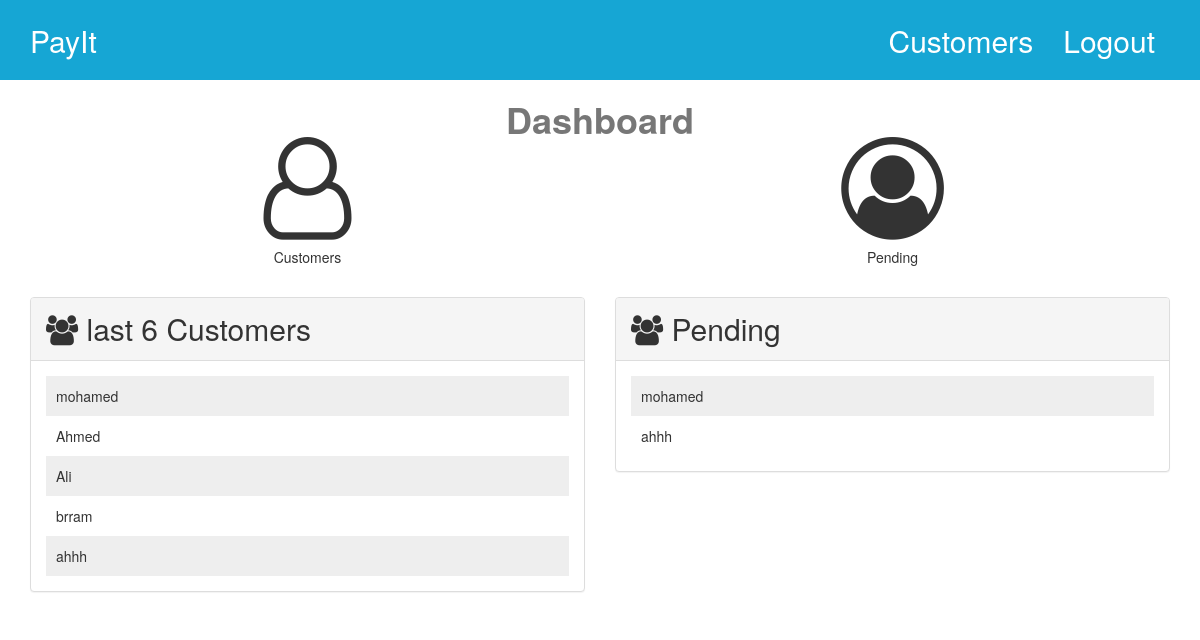
Page /Cpanel/Dashboard.php (signed in) on the committed database.
### tables this page shows
CREATE TABLE `users` (
  `cardid` int(11) NOT NULL,
  `username` varchar(255) NOT NULL,
  `password` varchar(255) NOT NULL,
  `status` tinyint(4) NOT NULL DEFAULT '0',
  `groupid` tinyint(4) NOT NULL DEFAULT '0',
  `balance` int(11) NOT NULL DEFAULT '0',
  `fullname` varchar(255) NOT NULL DEFAULT 'UnKnown',
  `email` varchar(255) NOT NULL DEFAULT 'example@example.com',
  `phone` int(11) NOT NULL DEFAULT '0'
);

### Cpanel/Dashboard.php (the view, shortened to what this page needs)
<?php
include "header.php";
if(isset($_SESSION['ad'])){
	$six = $conn ->prepare("SELECT * FROM users LIMIT 6");
	$six->execute(array($sessionUser));
	$getSix = $six->fetchAll();
	$sixP = $conn ->prepare("SELECT * FROM users WHERE status=0 LIMIT 6");
	$sixP->execute(array($sessionUser));
	$getSixP = $sixP->fetchAll();
?>
	<?php
		$do = isset($_GET['do'])? $_GET['do'] : 'manage';
		if($do == 'manage') {
			?>
<h1 class="text-center pro">Dashboard</h1>
		<div class="container">
			<div class="row">
				<div class="col-md-6 text-center c">
					<i class="fa fa-user-o fa-lg" style="font-size:7.333em !important;"></i>
					<span style="display:block;margin-top:20px">Customers</span>
				</div>
				<div class="col-md-6 text-center">
				<i class="fa fa-user-circle-o fa-lg" style="font-size:7.333em !important;"></i>
				<span style="display:block;margin-top:20px">Pending</span>
				</div>
			</div>
		</div>
		<div class="latest">
			<div class="container">
				<div class="row">
					<div class="col-sm-6">
						<div class="panel panel-default">
							<div class="panel-heading">
							<i class="fa fa-users"></i> last 6 Customers
							</div>
							<div class="panel-body">
								<ul class="list-unstyled latest-users">
								<?php
									if(!empty($getSix)){
										foreach ($getSix as $user){
											if(!($user['groupid']== 1)){
											echo '<li>';
												echo  $user['username'] ;
																	echo '</li>';
										}}}	else{
										echo "There's No Customers To Show";
									}				?>
								</ul>
							</div>
						</div>
					</div>
			<div class="col-md-6">
			<div class="panel panel-default">
							<div class="panel-heading">
							<i class="fa fa-users"></i> Pending
							</div>
							<div class="panel-body">
								<ul class="list-unstyled latest-users">
								<?php
									if(!empty($getSixP)){
										foreach ($getSixP as $user){
											if(!($user['groupid']== 1)){
											echo '<li>';
												echo  $user['username'] ;
																	echo '</li>';
										}}}	else{
										echo "There's No Pending Customers";
									}				?>
								</ul>
							</div>
						</div>
					</div>
				</div>
			</div>
		</div>
<?php
		}else{
	header('location: Dashboard.php');
}
?>
<?php
}else{
    header('location: Dashboard.php');
    exit();
}
include "footer.php";
?>

### Cpanel/css/backend.css (style rules this page uses)
body { padding: 0px; margin: 0px; }
.pro { font-weight: bold; color: #777; }
.panel-heading { font-size: 30px; }
.latest { margin-top: 30px; }
.latest-users { margin-bottom: 0; }
.latest-users li { padding: 10px; overflow: hidden; }
.latest-users li:nth-child(odd) { background-color: #eee; }

### rows in the picture
users: username "mohamed"
users: username "Ahmed"
users: username "Ali"
users: username "brram"
users: username "ahhh"
